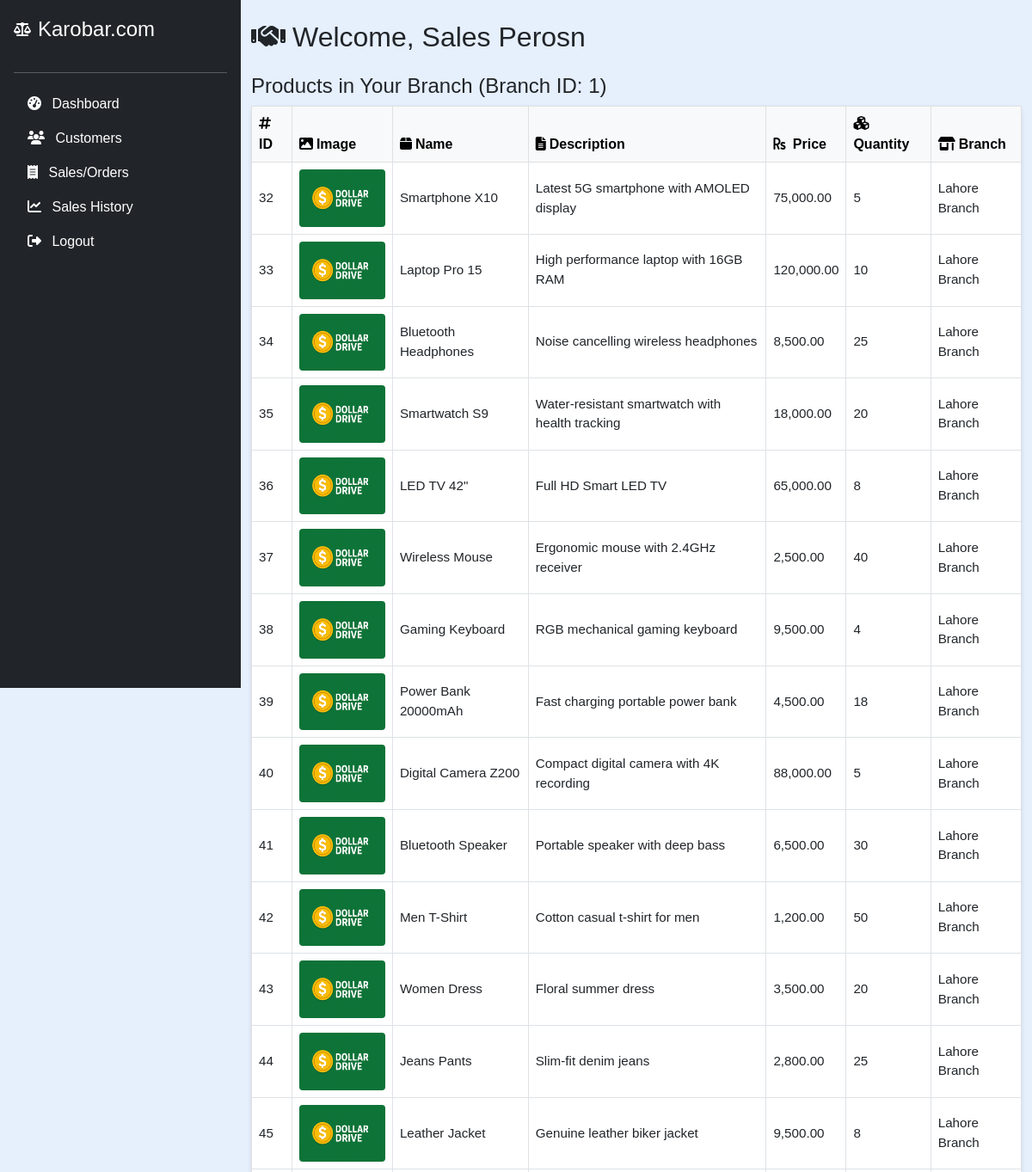
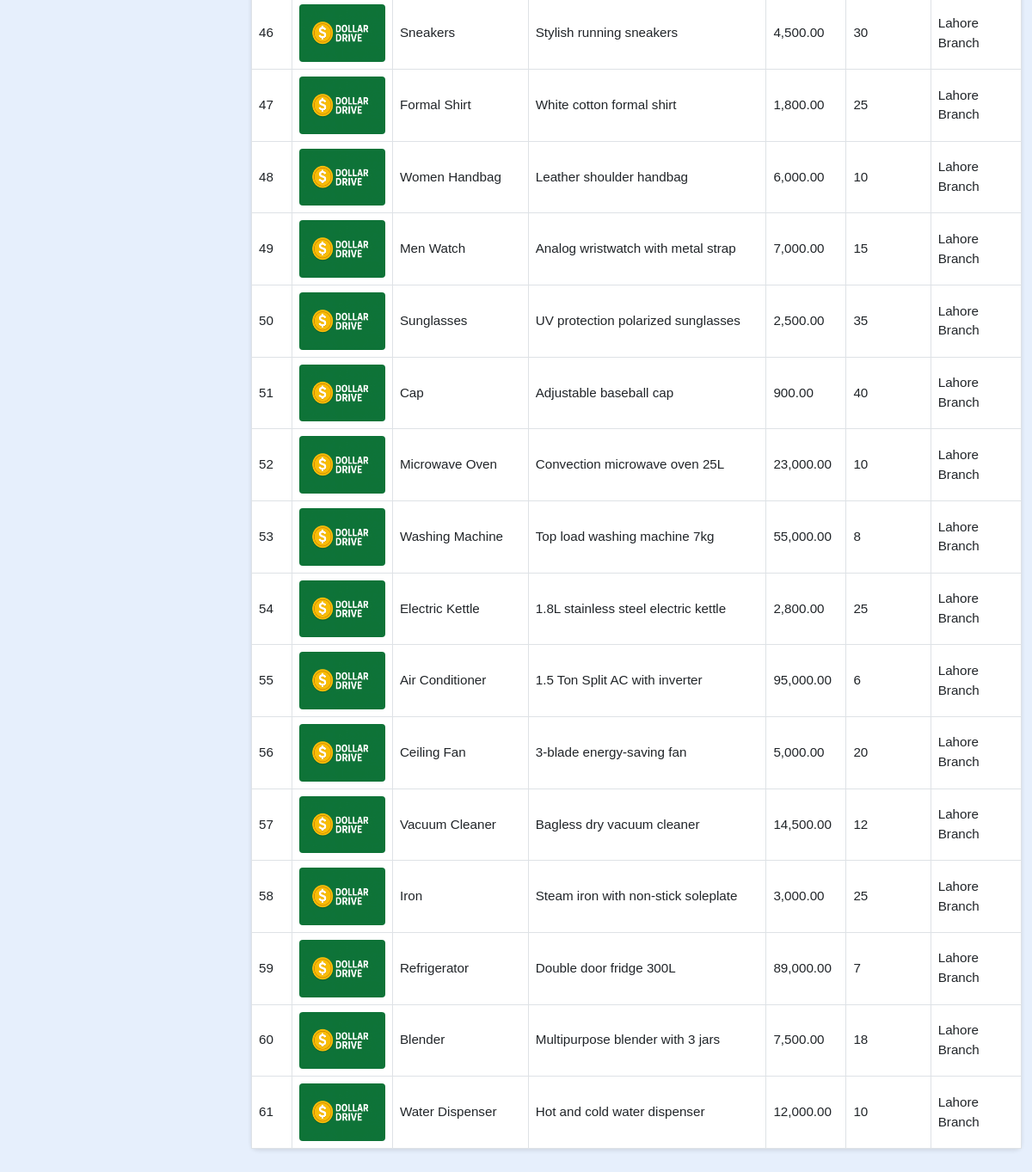
Screenshot of /salesperson/salesperson_dashboard.php (signed in) with the database file from the repository (2 pictures, top to bottom).
### tables this page shows
CREATE TABLE `products` (
  `id` int(11) NOT NULL,
  `branch_id` int(11) NOT NULL,
  `barcode_id` varchar(50) NOT NULL,
  `name` varchar(255) NOT NULL,
  `description` text DEFAULT NULL,
  `price` decimal(10,2) NOT NULL DEFAULT 0.00,
  `quantity` int(11) NOT NULL DEFAULT 0,
  `image` varchar(255) DEFAULT NULL,
  `created_at` datetime DEFAULT current_timestamp(),
  `category_id` int(11) NOT NULL,
  `unit` varchar(50) NOT NULL
);

CREATE TABLE `branches` (
  `id` int(11) NOT NULL,
  `owner_id` int(11) NOT NULL,
  `name` varchar(255) NOT NULL,
  `location` varchar(255) NOT NULL,
  `created_at` datetime DEFAULT current_timestamp()
);

### salesperson/salesperson_dashboard.php (the view, shortened to what this page needs)
<?php
include('../config.php');
$salesperson_id = $_SESSION["id"];
$sql_sp = "SELECT name, email, branch_id FROM salespersons WHERE id = ?";
$stmt_sp = mysqli_prepare($conn, $sql_sp);
mysqli_stmt_bind_param($stmt_sp, "i", $salesperson_id);
mysqli_stmt_execute($stmt_sp);
mysqli_stmt_bind_result($stmt_sp, $full_name, $email, $branch_id);
$sql_products = "SELECT p.id, p.name, p.description, p.price, p.quantity, p.image, b.name AS branch_name
                 FROM products p
                 LEFT JOIN branches b ON p.branch_id = b.id
                 WHERE p.branch_id = ?
                 ORDER BY p.created_at DESC";
$stmt_products = mysqli_prepare($conn, $sql_products);
mysqli_stmt_bind_param($stmt_products, "i", $branch_id);
mysqli_stmt_execute($stmt_products);
$result_products = mysqli_stmt_get_result($stmt_products);
?>
<!DOCTYPE html>
<html lang="en">
<head>
    <link href="https://cdn.jsdelivr.net/npm/bootstrap@5.3.0/dist/css/bootstrap.min.css" rel="stylesheet" />
    <link href="https://cdnjs.cloudflare.com/ajax/libs/font-awesome/6.6.0/css/all.min.css" rel="stylesheet" />
</head>
<body>
    <?php include('salesperson_sidebar.php'); ?>
    <div class="container py-4">
        <h2 class="mb-4"><i class="fas fa-handshake me-2"></i>Welcome, <?php echo htmlspecialchars($full_name); ?></h2>
        <h4>Products in Your Branch (Branch ID: <?php echo (int)$branch_id; ?>)</h4>
        <table class="table table-bordered table-hover align-middle">
            <thead class="table-light">
                <tr>
                    <th><i class="fas fa-hashtag me-1"></i>ID</th>
                    <th><i class="fas fa-image me-1"></i>Image</th>
                    <th><i class="fas fa-box me-1"></i>Name</th>
                    <th><i class="fas fa-file-alt me-1"></i>Description</th>
                    <th><i class="fas fa-rupee-sign me-1"></i> Price</th>
                    <th><i class="fas fa-cubes me-1"></i>Quantity</th>
                    <th><i class="fas fa-store-alt me-1"></i>Branch</th>
                </tr>
            </thead>
            <tbody>
                <?php if ($result_products && mysqli_num_rows($result_products) > 0): ?>
                    <?php while ($row = mysqli_fetch_assoc($result_products)): ?>
                        <tr>
                            <td><?php echo $row['id']; ?></td>
                            <td>
                                <?php if ($row['image']): ?>
                                    <img src="../owner/images/<?php echo htmlspecialchars($row['image']); ?>" alt="Product Image" class="product-image" />
                                <?php else: ?>
                                    <span class="no-image">No image</span>
                                <?php endif; ?>
                            </td>
                            <td><?php echo htmlspecialchars($row['name']); ?></td>
                            <td><?php echo htmlspecialchars($row['description']); ?></td>
                            <td><?php echo number_format($row['price'], 2); ?></td>
                            <td><?php echo (int)$row['quantity']; ?></td>
                            <td><?php echo htmlspecialchars($row['branch_name'] ?: 'N/A'); ?></td>
                        </tr>
                    <?php endwhile; ?>
                <?php else: ?>
                    <tr><td colspan="7" class="text-center">No products found in your branch.</td></tr>
                <?php endif; ?>
            </tbody>
        </table>
    </div>
</body>
</html>

### salesperson/salesperson_dashboard.php (style rules this page uses)
body { background-color: #e6effc; font-family: Arial, sans-serif; margin-left: 280px; }
.container { padding: 2rem 1rem; }
h2 { color: #333; font-size: clamp(1.4rem, 4vw, 1.8rem); margin-bottom: 1.5rem; }
h4 { color: #333; font-size: clamp(1.2rem, 3vw, 1.5rem); margin-bottom: 1rem; }
.table { background-color: #fff; border-radius: 8px; box-shadow: 0 2px 5px rgba(0, 0, 0, 0.1); }
.table th { background-color: #f8f9fa; font-size: clamp(0.9rem, 2.5vw, 1rem); }
.table td { font-size: clamp(0.85rem, 2.5vw, 0.95rem); }
.product-image { max-width: 100px; max-height: 80px; object-fit: contain; border-radius: 4px; }

### salesperson/salesperson_sidebar.php (style rules this page uses)
body { font-family: Arial, sans-serif; background-color: #e6effc; margin-left: 280px; }

### rows the page displays
products: id "32", image (picture), name "Smartphone X10", description "Latest 5G smartphone with AMOLED display", price "75,000.00", quantity "5", branch.name "Lahore Branch"
products: id "33", image (picture), name "Laptop Pro 15", description "High performance laptop with 16GB RAM", price "120,000.00", quantity "10", branch.name "Lahore Branch"
products: id "34", image (picture), name "Bluetooth Headphones", description "Noise cancelling wireless headphones", price "8,500.00", quantity "25", branch.name "Lahore Branch"
products: id "35", image (picture), name "Smartwatch S9", description "Water-resistant smartwatch with health tracking", price "18,000.00", quantity "20", branch.name "Lahore Branch"
products: id "36", image (picture), name "LED TV 42\"", description "Full HD Smart LED TV", price "65,000.00", quantity "8", branch.name "Lahore Branch"
products: id "37", image (picture), name "Wireless Mouse", description "Ergonomic mouse with 2.4GHz receiver", price "2,500.00", quantity "40", branch.name "Lahore Branch"
products: id "38", image (picture), name "Gaming Keyboard", description "RGB mechanical gaming keyboard", price "9,500.00", quantity "4", branch.name "Lahore Branch"
products: id "39", image (picture), name "Power Bank 20000mAh", description "Fast charging portable power bank", price "4,500.00", quantity "18", branch.name "Lahore Branch"
products: id "40", image (picture), name "Digital Camera Z200", description "Compact digital camera with 4K recording", price "88,000.00", quantity "5", branch.name "Lahore Branch"
products: id "41", image (picture), name "Bluetooth Speaker", description "Portable speaker with deep bass", price "6,500.00", quantity "30", branch.name "Lahore Branch"
products: id "42", image (picture), name "Men T-Shirt", description "Cotton casual t-shirt for men", price "1,200.00", quantity "50", branch.name "Lahore Branch"
products: id "43", image (picture), name "Women Dress", description "Floral summer dress", price "3,500.00", quantity "20", branch.name "Lahore Branch"
products: id "44", image (picture), name "Jeans Pants", description "Slim-fit denim jeans", price "2,800.00", quantity "25", branch.name "Lahore Branch"
products: id "45", image (picture), name "Leather Jacket", description "Genuine leather biker jacket", price "9,500.00", quantity "8", branch.name "Lahore Branch"
products: id "46", image (picture), name "Sneakers", description "Stylish running sneakers", price "4,500.00", quantity "30", branch.name "Lahore Branch"
products: id "47", image (picture), name "Formal Shirt", description "White cotton formal shirt", price "1,800.00", quantity "25", branch.name "Lahore Branch"
products: id "48", image (picture), name "Women Handbag", description "Leather shoulder handbag", price "6,000.00", quantity "10", branch.name "Lahore Branch"
products: id "49", image (picture), name "Men Watch", description "Analog wristwatch with metal strap", price "7,000.00", quantity "15", branch.name "Lahore Branch"
products: id "50", image (picture), name "Sunglasses", description "UV protection polarized sunglasses", price "2,500.00", quantity "35", branch.name "Lahore Branch"
products: id "51", image (picture), name "Cap", description "Adjustable baseball cap", price "900.00", quantity "40", branch.name "Lahore Branch"
products: id "52", image (picture), name "Microwave Oven", description "Convection microwave oven 25L", price "23,000.00", quantity "10", branch.name "Lahore Branch"
products: id "53", image (picture), name "Washing Machine", description "Top load washing machine 7kg", price "55,000.00", quantity "8", branch.name "Lahore Branch"
products: id "54", image (picture), name "Electric Kettle", description "1.8L stainless steel electric kettle", price "2,800.00", quantity "25", branch.name "Lahore Branch"
products: id "55", image (picture), name "Air Conditioner", description "1.5 Ton Split AC with inverter", price "95,000.00", quantity "6", branch.name "Lahore Branch"
products: id "56", image (picture), name "Ceiling Fan", description "3-blade energy-saving fan", price "5,000.00", quantity "20", branch.name "Lahore Branch"
products: id "57", image (picture), name "Vacuum Cleaner", description "Bagless dry vacuum cleaner", price "14,500.00", quantity "12", branch.name "Lahore Branch"
products: id "58", image (picture), name "Iron", description "Steam iron with non-stick soleplate", price "3,000.00", quantity "25", branch.name "Lahore Branch"
products: id "59", image (picture), name "Refrigerator", description "Double door fridge 300L", price "89,000.00", quantity "7", branch.name "Lahore Branch"
products: id "60", image (picture), name "Blender", description "Multipurpose blender with 3 jars", price "7,500.00", quantity "18", branch.name "Lahore Branch"
products: id "61", image (picture), name "Water Dispenser", description "Hot and cold water dispenser", price "12,000.00", quantity "10", branch.name "Lahore Branch"

### other values shown
$full_name "Sales Perosn"
$branch_id "1"
